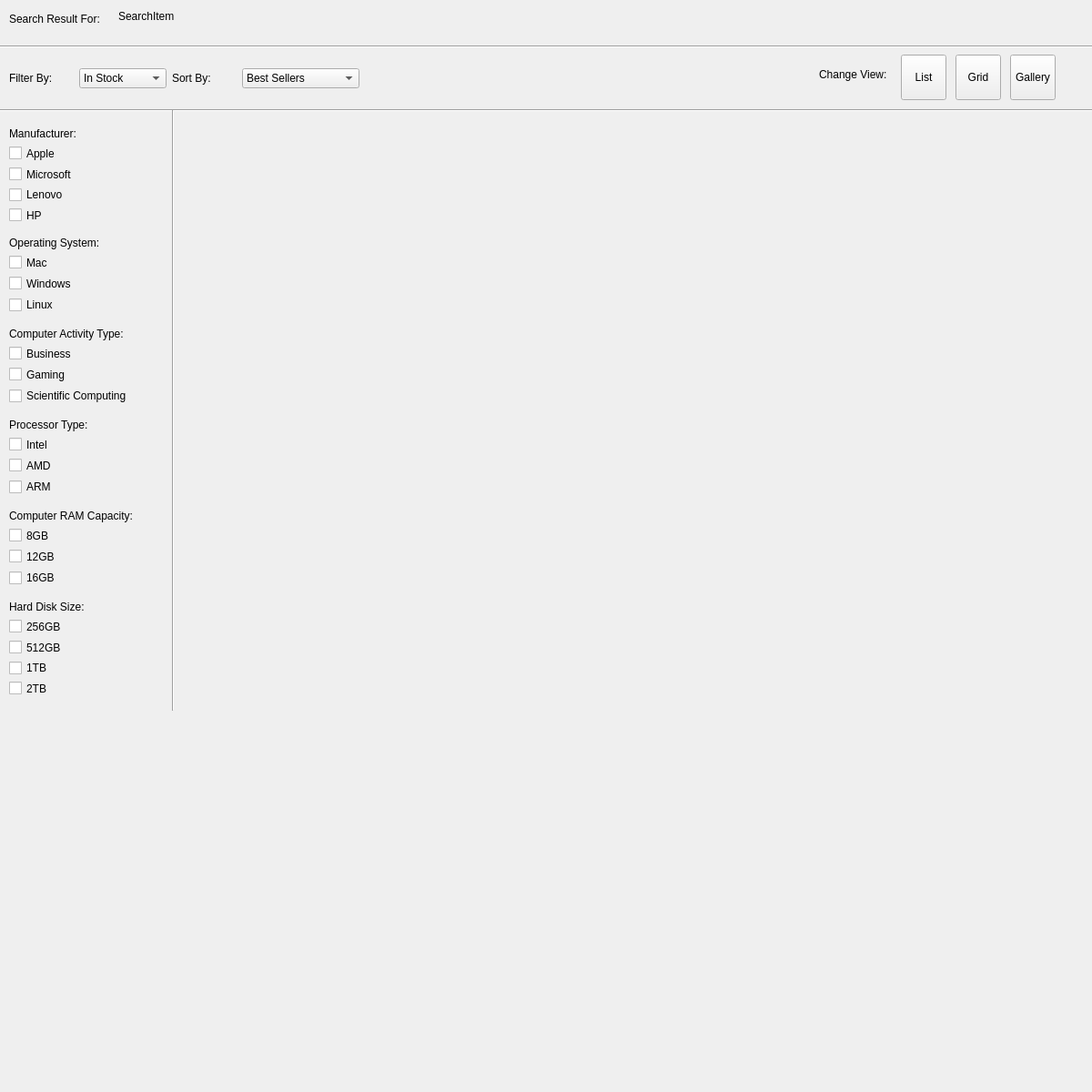
<?xml version="1.0" encoding="UTF-8"?>
<ui version="4.0">
 <class>Form</class>
 <widget class="QWidget" name="Form">
  <property name="geometry">
   <rect>
    <x>0</x>
    <y>0</y>
    <width>1200</width>
    <height>1200</height>
   </rect>
  </property>
  <property name="windowTitle">
   <string>Form</string>
  </property>
  <widget class="QLabel" name="label">
   <property name="geometry">
    <rect>
     <x>10</x>
     <y>10</y>
     <width>111</width>
     <height>21</height>
    </rect>
   </property>
   <property name="text">
    <string>Search Result For:</string>
   </property>
  </widget>
  <widget class="QLabel" name="labelSearchItem">
   <property name="geometry">
    <rect>
     <x>130</x>
     <y>10</y>
     <width>81</width>
     <height>16</height>
    </rect>
   </property>
   <property name="text">
    <string>SearchItem</string>
   </property>
  </widget>
  <widget class="Line" name="line">
   <property name="geometry">
    <rect>
     <x>0</x>
     <y>111</y>
     <width>1231</width>
     <height>21</height>
    </rect>
   </property>
   <property name="orientation">
    <enum>Qt::Horizontal</enum>
   </property>
  </widget>
  <widget class="Line" name="line_2">
   <property name="geometry">
    <rect>
     <x>0</x>
     <y>43</y>
     <width>1651</width>
     <height>16</height>
    </rect>
   </property>
   <property name="orientation">
    <enum>Qt::Horizontal</enum>
   </property>
  </widget>
  <widget class="Line" name="line_3">
   <property name="geometry">
    <rect>
     <x>180</x>
     <y>120</y>
     <width>20</width>
     <height>661</height>
    </rect>
   </property>
   <property name="orientation">
    <enum>Qt::Vertical</enum>
   </property>
  </widget>
  <widget class="QToolButton" name="toolButton">
   <property name="geometry">
    <rect>
     <x>1110</x>
     <y>60</y>
     <width>50</width>
     <height>50</height>
    </rect>
   </property>
   <property name="text">
    <string>Gallery</string>
   </property>
   <property name="icon">
    <iconset>
     <normaloff>../icons/gallery.svg</normaloff>../icons/gallery.svg</iconset>
   </property>
   <property name="iconSize">
    <size>
     <width>24</width>
     <height>24</height>
    </size>
   </property>
   <property name="toolButtonStyle">
    <enum>Qt::ToolButtonTextUnderIcon</enum>
   </property>
  </widget>
  <widget class="QToolButton" name="toolButton_2">
   <property name="geometry">
    <rect>
     <x>1050</x>
     <y>60</y>
     <width>50</width>
     <height>50</height>
    </rect>
   </property>
   <property name="text">
    <string>Grid</string>
   </property>
   <property name="icon">
    <iconset>
     <normaloff>../icons/grid.svg</normaloff>../icons/grid.svg</iconset>
   </property>
   <property name="iconSize">
    <size>
     <width>24</width>
     <height>24</height>
    </size>
   </property>
   <property name="toolButtonStyle">
    <enum>Qt::ToolButtonTextUnderIcon</enum>
   </property>
  </widget>
  <widget class="QLabel" name="label_4">
   <property name="geometry">
    <rect>
     <x>900</x>
     <y>74</y>
     <width>84</width>
     <height>16</height>
    </rect>
   </property>
   <property name="text">
    <string>Change View:</string>
   </property>
  </widget>
  <widget class="QToolButton" name="toolButton_3">
   <property name="geometry">
    <rect>
     <x>990</x>
     <y>60</y>
     <width>50</width>
     <height>50</height>
    </rect>
   </property>
   <property name="toolTip">
    <string/>
   </property>
   <property name="text">
    <string>List</string>
   </property>
   <property name="icon">
    <iconset>
     <normaloff>../icons/list.svg</normaloff>../icons/list.svg</iconset>
   </property>
   <property name="iconSize">
    <size>
     <width>24</width>
     <height>24</height>
    </size>
   </property>
   <property name="toolButtonStyle">
    <enum>Qt::ToolButtonTextUnderIcon</enum>
   </property>
  </widget>
  <widget class="QWidget" name="layoutWidget">
   <property name="geometry">
    <rect>
     <x>10</x>
     <y>70</y>
     <width>385</width>
     <height>32</height>
    </rect>
   </property>
   <layout class="QHBoxLayout" name="horizontalLayout">
    <item>
     <widget class="QLabel" name="label_2">
      <property name="text">
       <string>Filter By:</string>
      </property>
     </widget>
    </item>
    <item>
     <widget class="QComboBox" name="comboBoxFilterBy">
      <item>
       <property name="text">
        <string>In Stock</string>
       </property>
      </item>
      <item>
       <property name="text">
        <string>Newrelease</string>
       </property>
      </item>
     </widget>
    </item>
    <item>
     <widget class="QLabel" name="label_3">
      <property name="text">
       <string>Sort By:</string>
      </property>
     </widget>
    </item>
    <item>
     <widget class="QComboBox" name="comboBoxSortBy">
      <item>
       <property name="text">
        <string>Best Sellers</string>
       </property>
      </item>
      <item>
       <property name="text">
        <string>Price: Low to High</string>
       </property>
      </item>
      <item>
       <property name="text">
        <string>Price: High to Low</string>
       </property>
      </item>
      <item>
       <property name="text">
        <string>Top Rated</string>
       </property>
      </item>
      <item>
       <property name="text">
        <string>Most Reviews</string>
       </property>
      </item>
      <item>
       <property name="text">
        <string>Newest Arivals</string>
       </property>
      </item>
     </widget>
    </item>
   </layout>
  </widget>
  <widget class="QWidget" name="layoutWidget">
   <property name="geometry">
    <rect>
     <x>10</x>
     <y>140</y>
     <width>95</width>
     <height>105</height>
    </rect>
   </property>
   <layout class="QVBoxLayout" name="verticalLayout">
    <item>
     <widget class="QLabel" name="label_5">
      <property name="text">
       <string>Manufacturer:</string>
      </property>
     </widget>
    </item>
    <item>
     <widget class="QCheckBox" name="checkBox">
      <property name="text">
       <string>Apple</string>
      </property>
     </widget>
    </item>
    <item>
     <widget class="QCheckBox" name="checkBox_2">
      <property name="text">
       <string>Microsoft</string>
      </property>
     </widget>
    </item>
    <item>
     <widget class="QCheckBox" name="checkBox_3">
      <property name="text">
       <string>Lenovo</string>
      </property>
     </widget>
    </item>
    <item>
     <widget class="QCheckBox" name="checkBox_4">
      <property name="text">
       <string>HP</string>
      </property>
     </widget>
    </item>
   </layout>
  </widget>
  <widget class="QWidget" name="layoutWidget">
   <property name="geometry">
    <rect>
     <x>10</x>
     <y>260</y>
     <width>125</width>
     <height>84</height>
    </rect>
   </property>
   <layout class="QVBoxLayout" name="verticalLayout_2">
    <item>
     <widget class="QLabel" name="label_6">
      <property name="text">
       <string>Operating System:</string>
      </property>
     </widget>
    </item>
    <item>
     <widget class="QCheckBox" name="checkBox_5">
      <property name="text">
       <string>Mac</string>
      </property>
     </widget>
    </item>
    <item>
     <widget class="QCheckBox" name="checkBox_6">
      <property name="text">
       <string>Windows</string>
      </property>
     </widget>
    </item>
    <item>
     <widget class="QCheckBox" name="checkBox_7">
      <property name="text">
       <string>Linux</string>
      </property>
     </widget>
    </item>
   </layout>
  </widget>
  <widget class="QWidget" name="">
   <property name="geometry">
    <rect>
     <x>10</x>
     <y>360</y>
     <width>158</width>
     <height>84</height>
    </rect>
   </property>
   <layout class="QVBoxLayout" name="verticalLayout_3">
    <item>
     <widget class="QLabel" name="label_7">
      <property name="text">
       <string>Computer Activity Type:</string>
      </property>
     </widget>
    </item>
    <item>
     <widget class="QCheckBox" name="checkBox_8">
      <property name="text">
       <string>Business</string>
      </property>
     </widget>
    </item>
    <item>
     <widget class="QCheckBox" name="checkBox_10">
      <property name="text">
       <string>Gaming</string>
      </property>
     </widget>
    </item>
    <item>
     <widget class="QCheckBox" name="checkBox_9">
      <property name="text">
       <string>Scientific Computing</string>
      </property>
     </widget>
    </item>
   </layout>
  </widget>
  <widget class="QWidget" name="">
   <property name="geometry">
    <rect>
     <x>10</x>
     <y>460</y>
     <width>111</width>
     <height>84</height>
    </rect>
   </property>
   <layout class="QVBoxLayout" name="verticalLayout_4">
    <item>
     <widget class="QLabel" name="label_8">
      <property name="text">
       <string>Processor Type:</string>
      </property>
     </widget>
    </item>
    <item>
     <widget class="QCheckBox" name="checkBox_11">
      <property name="text">
       <string>Intel</string>
      </property>
     </widget>
    </item>
    <item>
     <widget class="QCheckBox" name="checkBox_12">
      <property name="text">
       <string>AMD</string>
      </property>
     </widget>
    </item>
    <item>
     <widget class="QCheckBox" name="checkBox_13">
      <property name="text">
       <string>ARM</string>
      </property>
     </widget>
    </item>
   </layout>
  </widget>
  <widget class="QWidget" name="">
   <property name="geometry">
    <rect>
     <x>10</x>
     <y>560</y>
     <width>164</width>
     <height>84</height>
    </rect>
   </property>
   <layout class="QVBoxLayout" name="verticalLayout_5">
    <item>
     <widget class="QLabel" name="label_9">
      <property name="text">
       <string>Computer RAM Capacity:</string>
      </property>
     </widget>
    </item>
    <item>
     <widget class="QCheckBox" name="checkBox_18">
      <property name="text">
       <string>8GB</string>
      </property>
     </widget>
    </item>
    <item>
     <widget class="QCheckBox" name="checkBox_19">
      <property name="text">
       <string>12GB</string>
      </property>
     </widget>
    </item>
    <item>
     <widget class="QCheckBox" name="checkBox_20">
      <property name="text">
       <string>16GB</string>
      </property>
     </widget>
    </item>
   </layout>
  </widget>
  <widget class="QWidget" name="">
   <property name="geometry">
    <rect>
     <x>10</x>
     <y>660</y>
     <width>105</width>
     <height>105</height>
    </rect>
   </property>
   <layout class="QVBoxLayout" name="verticalLayout_6">
    <item>
     <widget class="QLabel" name="label_10">
      <property name="text">
       <string>Hard Disk Size:</string>
      </property>
     </widget>
    </item>
    <item>
     <widget class="QCheckBox" name="checkBox_14">
      <property name="text">
       <string>256GB</string>
      </property>
     </widget>
    </item>
    <item>
     <widget class="QCheckBox" name="checkBox_15">
      <property name="text">
       <string>512GB</string>
      </property>
     </widget>
    </item>
    <item>
     <widget class="QCheckBox" name="checkBox_16">
      <property name="text">
       <string>1TB</string>
      </property>
     </widget>
    </item>
    <item>
     <widget class="QCheckBox" name="checkBox_17">
      <property name="text">
       <string>2TB</string>
      </property>
     </widget>
    </item>
   </layout>
  </widget>
 </widget>
 <resources/>
 <connections/>
</ui>
